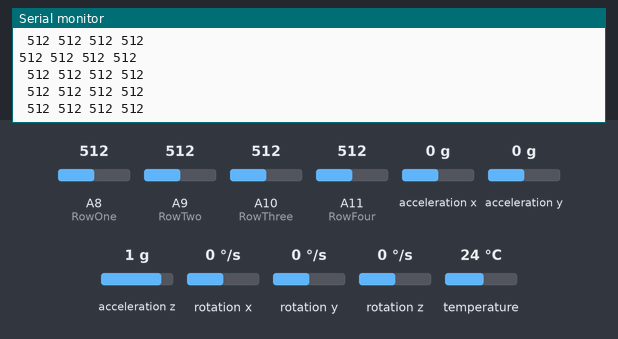
A sketch run on a simulated Arduino Mega 2560, built with avr-gcc and run on an emulated ATmega2560. Shown: the last lines printed to the serial monitor. The inputs (shaded band) are chosen by the test bench; at power-on: A8 (RowOne) = 512, A11 (RowFour) = 512, A9 (RowTwo) = 512, A10 (RowThree) = 512, acceleration x 0 g, acceleration y 0 g, acceleration z 1 g, rotation x 0 °/s, rotation y 0 °/s, rotation z 0 °/s, temperature 24 °C.

Above: at 1.2 s.
1.3 s: A8 (RowOne) set to 716
At 2.6 s:
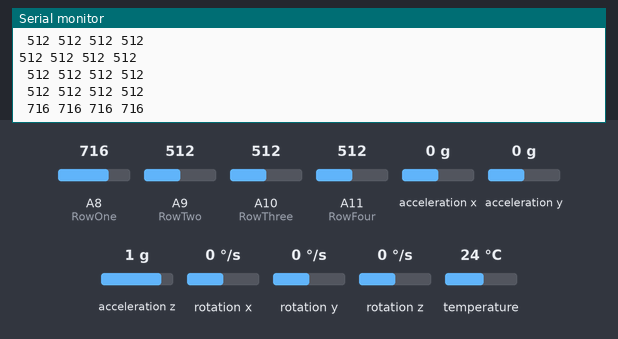
2.8 s: A11 (RowFour) set to 716
4.3 s: A9 (RowTwo) set to 306
At 5.6 s:
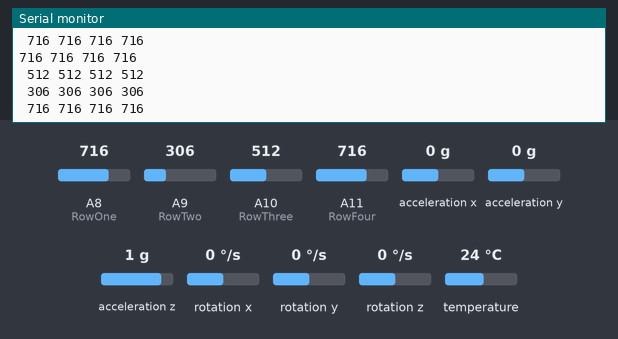
5.8 s: A10 (RowThree) set to 992
At 6.6 s:
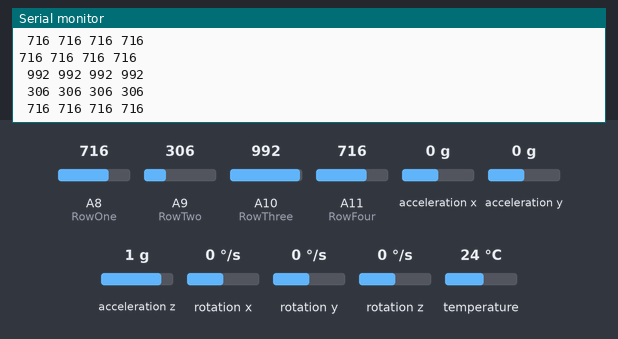
7.3 s: A9 (RowTwo) set to 30
At 8.6 s:
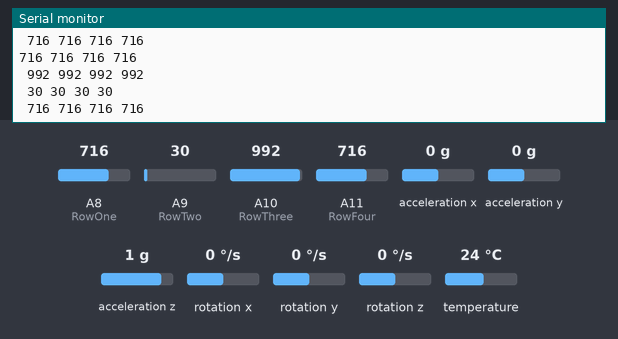
8.8 s: A11 (RowFour) set to 992
Timing chart, 0 to 11.3 s (numbered marks = the images above; inputs shaded):
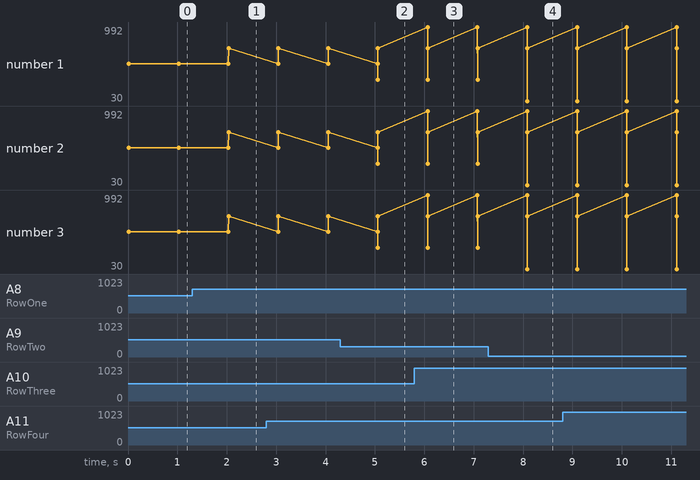

Measured:
- after the input at 1.3 s, the serial monitor: prints a new line after 0.74 s (image 1)
- after the input at 4.3 s, the serial monitor: prints a new line after 0.76 s (image 2)
- after the input at 5.8 s, the serial monitor: prints a new line after 0.27 s (image 3)
- after the input at 7.3 s, the serial monitor: prints a new line after 0.79 s (image 4)
- plotted number 1: 512 → 716 after the input at 1.3 s
- plotted number 2: 512 → 716 after the input at 1.3 s
- plotted number 3: 512 → 716 after the input at 1.3 s

The sketch:

GatherData_OrderOfPress_VisualiseMatrix.ino
```cpp
// Script to gather data for processing
// full 23 element data frame will be recorded at each epoch
// This script makes extensive use of open source code and libraries, most notably the MPU library developed by jarzebski
// Available on GIT: https://github.com/jarzebski/Arduino-MPU6050

// Data frame is output in the follow format

// p11, p12, p13, p14, p21, p22, p23, p24, p31, p32, p33, p34, p41, p42, p43, p44, X, Y, Z, Alpha, Beta, Gamma, Temp

//Where symbols are:

//PR Matrix pixels:

// p11 p12 p13 p14
// p21 p22 p23 p24
// p31 p32 p33 p34
// p41 p42 p43 p44

// X, Y, Z are acceloremeter readings

// Gyroscope angular acceleration readings

// Note that for the use case of machine learning, IMU data processing for dead reckoning is not essential. Raw data may be used if it is more useful.

////////////////////////////////////////////////////////////////////////////////////////////////////////////////////////////////////////////////////////

// Include libraries
#include <Wire.h>
#include <MPU6050.h>

// Initialise pins
//for PR Matrix


// Note that test rig actually has orientation of rows and columns switched

//Set column pins to be energise by arduino
int ColOne = 52;
int ColTwo = 50;
int ColThree = 48;
int ColFour = 46;

//Set Analogue pins for reading data
int RowOne = A8;
int RowTwo = A9;
int RowThree = A10;
int RowFour = A11;

// Initialise MPU

MPU6050 mpu;

void setup() {

  // Initialise baud rate to highest supported value to maximise data sample rate
  Serial.begin(115200);

  // Set up the row scanner pinmodes and initialise all low
  //Set digital pins to output mode
  pinMode(ColOne,OUTPUT);
  pinMode(ColTwo,OUTPUT);
  pinMode(ColThree,OUTPUT);
  pinMode(ColFour,OUTPUT);

  //Set all pins low to begin
  digitalWrite(ColOne,LOW);
  digitalWrite(ColTwo,LOW);
  digitalWrite(ColThree,LOW);
  digitalWrite(ColFour,LOW);

  // Pre operation checks that MPU is operating correctly
  Serial.println("Initialize MPU6050");
  while(!mpu.begin(MPU6050_SCALE_2000DPS, MPU6050_RANGE_2G))
  {
    Serial.println("Could not find a valid MPU6050 sensor, check wiring!");
    delay(500);
  }

  // If you want, you can set gyroscope offsets
  // mpu.setGyroOffsetX(155);
  // mpu.setGyroOffsetY(15);
  // mpu.setGyroOffsetZ(15);

  // Calibrate gyroscope. The calibration must be at rest.
  // If you don't want calibrate, comment this line.
  mpu.calibrateGyro();

  // Set threshold sensivty. Default 3.
  // If you don't want use threshold, comment this line or set 0.
  mpu.setThreshold(3);

  // Check settings
  checkSettings();

}

// Subroutine to verify MPU settings are as desired

void checkSettings()
{
  Serial.println();

  Serial.print(" * Sleep Mode:        ");
  Serial.println(mpu.getSleepEnabled() ? "Enabled" : "Disabled");

  Serial.print(" * Clock Source:      ");
  switch(mpu.getClockSource())
  {
    case MPU6050_CLOCK_KEEP_RESET:     Serial.println("Stops the clock and keeps the timing generator in reset"); break;
    case MPU6050_CLOCK_EXTERNAL_19MHZ: Serial.println("PLL with external 19.2MHz reference"); break;
    case MPU6050_CLOCK_EXTERNAL_32KHZ: Serial.println("PLL with external 32.768kHz reference"); break;
    case MPU6050_CLOCK_PLL_ZGYRO:      Serial.println("PLL with Z axis gyroscope reference"); break;
    case MPU6050_CLOCK_PLL_YGYRO:      Serial.println("PLL with Y axis gyroscope reference"); break;
    case MPU6050_CLOCK_PLL_XGYRO:      Serial.println("PLL with X axis gyroscope reference"); break;
    case MPU6050_CLOCK_INTERNAL_8MHZ:  Serial.println("Internal 8MHz oscillator"); break;
  }

  Serial.print(" * Gyroscope:         ");
  switch(mpu.getScale())
  {
    case MPU6050_SCALE_2000DPS:        Serial.println("2000 dps"); break;
    case MPU6050_SCALE_1000DPS:        Serial.println("1000 dps"); break;
    case MPU6050_SCALE_500DPS:         Serial.println("500 dps"); break;
    case MPU6050_SCALE_250DPS:         Serial.println("250 dps"); break;
  }

  Serial.print(" * Gyroscope offsets: ");
  Serial.print(mpu.getGyroOffsetX());
  Serial.print(" / ");
  Serial.print(mpu.getGyroOffsetY());
  Serial.print(" / ");
  Serial.println(mpu.getGyroOffsetZ());

  Serial.println();
}


void loop() {

  // Begin non blocking delay
  static int last_time = millis();

  ///////////////////////////////// Reading


  // Begin scanning each pixel in series, column by column
  //Column one
  digitalWrite(ColOne,HIGH);
  int p11 = analogRead(RowOne);
  int p12 = analogRead(RowTwo);
  int p13 = analogRead(RowThree);
  int p14 = analogRead(RowFour);
  digitalWrite(ColOne,LOW);

  //Column two
  digitalWrite(ColTwo,HIGH);
  int p21 = analogRead(RowOne);
  int p22 = analogRead(RowTwo);
  int p23 = analogRead(RowThree);
  int p24 = analogRead(RowFour);
  digitalWrite(ColTwo,LOW);

  //Column three
  digitalWrite(ColThree,HIGH);
  int p31 = analogRead(RowOne);
  int p32 = analogRead(RowTwo);
  int p33 = analogRead(RowThree);
  int p34 = analogRead(RowFour);
  digitalWrite(ColThree,LOW);

  //Column four
  digitalWrite(ColFour,HIGH);
  int p41 = analogRead(RowOne);
  int p42 = analogRead(RowTwo);
  int p43 = analogRead(RowThree);
  int p44 = analogRead(RowFour);
  digitalWrite(ColFour,LOW);


  // Read MPU gyro for Alpha, Beta and Gamma readings
  // Ignore raw values, use normalised readings
  //Vector rawGyro = mpu.readRawGyro();
  Vector normGyro = mpu.readNormalizeGyro();

//  Serial.print(" Xnorm = ");
//  Serial.print(normGyro.XAxis);
//  Serial.print(" Ynorm = ");
//  Serial.print(normGyro.YAxis);
//  Serial.print(" Znorm = ");
//  Serial.println(normGyro.ZAxis);


  // Read MPU accell for X,Y,Z readings
  // Again use normalised values for now
  // Vector rawAccel = mpu.readRawAccel();

  Vector normAccel = mpu.readNormalizeAccel();

//  Serial.print(" Xnorm = ");
//  Serial.print(normAccel.XAxis);
//  Serial.print(" Ynorm = ");
//  Serial.print(normAccel.YAxis);
//  Serial.print(" Znorm = ");
//  Serial.println(normAccel.ZAxis);

  // Read temperature using internal MPU temp sensor
  float temp = mpu.readTemperature();


  // implement 10ms nonblocking delay to ensure regular sampling

  //Serial.println(current_time);


  Serial.print(p44);
  Serial.print(" ");
  Serial.print(p34);
  Serial.print(" ");
  Serial.print(p24);
  Serial.print(" ");
  Serial.println(p14);
  Serial.print(" ");
  Serial.print(p13);
  Serial.print(" ");
  Serial.print(p23);
  Serial.print(" ");
  Serial.print(p33);
  Serial.print(" ");
  Serial.println(p43);
  Serial.print(" ");
  Serial.print(p42);
  Serial.print(" ");
  Serial.print(p32);
  Serial.print(" ");
  Serial.print(p22);
  Serial.print(" ");
  Serial.println(p12);
  Serial.print(" ");
  Serial.print(p11);
  Serial.print(" ");
  Serial.print(p21);
  Serial.print(" ");
  Serial.print(p31);
  Serial.print(" ");
  Serial.print(p41);

  delay(1000);
  Serial.println("");
  Serial.println("");
}

  ////////////////////////////////////////////
```
